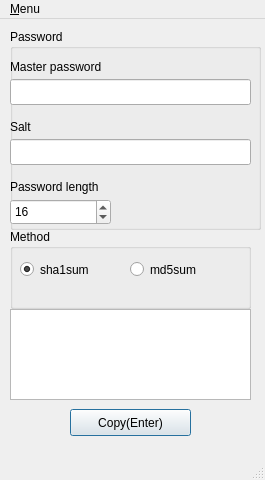
<?xml version="1.0" encoding="UTF-8"?>
<ui version="4.0">
 <author>Artur Taranchiev</author>
 <class>MainWindow</class>
 <widget class="QMainWindow" name="MainWindow">
  <property name="geometry">
   <rect>
    <x>0</x>
    <y>0</y>
    <width>265</width>
    <height>480</height>
   </rect>
  </property>
  <property name="minimumSize">
   <size>
    <width>265</width>
    <height>480</height>
   </size>
  </property>
  <property name="maximumSize">
   <size>
    <width>265</width>
    <height>480</height>
   </size>
  </property>
  <property name="baseSize">
   <size>
    <width>265</width>
    <height>480</height>
   </size>
  </property>
  <property name="windowTitle">
   <string>Passgen</string>
  </property>
  <property name="windowIcon">
   <iconset resource="res.qrc">
    <normaloff>:/icon/key.png</normaloff>:/icon/key.png</iconset>
  </property>
  <widget class="QWidget" name="centralwidget">
   <widget class="QGroupBox" name="groupBox">
    <property name="geometry">
     <rect>
      <x>10</x>
      <y>10</y>
      <width>251</width>
      <height>201</height>
     </rect>
    </property>
    <property name="title">
     <string>Password</string>
    </property>
    <widget class="QLabel" name="label">
     <property name="geometry">
      <rect>
       <x>0</x>
       <y>30</y>
       <width>241</width>
       <height>16</height>
      </rect>
     </property>
     <property name="text">
      <string>Master password</string>
     </property>
    </widget>
    <widget class="QLabel" name="label_2">
     <property name="geometry">
      <rect>
       <x>0</x>
       <y>90</y>
       <width>241</width>
       <height>16</height>
      </rect>
     </property>
     <property name="text">
      <string>Salt</string>
     </property>
    </widget>
    <widget class="QLabel" name="label_3">
     <property name="geometry">
      <rect>
       <x>0</x>
       <y>150</y>
       <width>241</width>
       <height>16</height>
      </rect>
     </property>
     <property name="text">
      <string>Password length</string>
     </property>
    </widget>
    <widget class="QSpinBox" name="spinPasswordLength">
     <property name="geometry">
      <rect>
       <x>0</x>
       <y>170</y>
       <width>101</width>
       <height>26</height>
      </rect>
     </property>
     <property name="toolTip">
      <string>&lt;html&gt;&lt;head/&gt;&lt;body&gt;&lt;p&gt;Password length&lt;/p&gt;&lt;/body&gt;&lt;/html&gt;</string>
     </property>
     <property name="minimum">
      <number>1</number>
     </property>
     <property name="value">
      <number>16</number>
     </property>
    </widget>
    <widget class="QLineEdit" name="lineMasterPassword">
     <property name="geometry">
      <rect>
       <x>0</x>
       <y>50</y>
       <width>241</width>
       <height>26</height>
      </rect>
     </property>
     <property name="toolTip">
      <string>&lt;html&gt;&lt;head/&gt;&lt;body&gt;&lt;p&gt;Master password&lt;/p&gt;&lt;/body&gt;&lt;/html&gt;</string>
     </property>
     <property name="inputMask">
      <string/>
     </property>
     <property name="text">
      <string/>
     </property>
     <property name="maxLength">
      <number>32767</number>
     </property>
     <property name="echoMode">
      <enum>QLineEdit::Password</enum>
     </property>
     <property name="placeholderText">
      <string/>
     </property>
    </widget>
    <widget class="QLineEdit" name="lineSalt">
     <property name="geometry">
      <rect>
       <x>0</x>
       <y>110</y>
       <width>241</width>
       <height>26</height>
      </rect>
     </property>
     <property name="toolTip">
      <string>&lt;html&gt;&lt;head/&gt;&lt;body&gt;&lt;p&gt;For example site name&lt;/p&gt;&lt;/body&gt;&lt;/html&gt;</string>
     </property>
    </widget>
    <zorder>label</zorder>
    <zorder>label_2</zorder>
    <zorder>label_3</zorder>
    <zorder>spinPasswordLength</zorder>
    <zorder>lineSalt</zorder>
    <zorder>lineMasterPassword</zorder>
   </widget>
   <widget class="QGroupBox" name="groupMethods">
    <property name="geometry">
     <rect>
      <x>10</x>
      <y>210</y>
      <width>241</width>
      <height>80</height>
     </rect>
    </property>
    <property name="title">
     <string>Method</string>
    </property>
    <property name="flat">
     <bool>false</bool>
    </property>
    <property name="checkable">
     <bool>false</bool>
    </property>
    <widget class="QRadioButton" name="radioShaSum">
     <property name="geometry">
      <rect>
       <x>10</x>
       <y>30</y>
       <width>108</width>
       <height>21</height>
      </rect>
     </property>
     <property name="text">
      <string>sha1sum</string>
     </property>
     <property name="checked">
      <bool>true</bool>
     </property>
    </widget>
    <widget class="QRadioButton" name="radioMd5Sum">
     <property name="geometry">
      <rect>
       <x>120</x>
       <y>30</y>
       <width>108</width>
       <height>21</height>
      </rect>
     </property>
     <property name="text">
      <string>md5sum</string>
     </property>
    </widget>
   </widget>
   <widget class="QPlainTextEdit" name="plainGeneratedPassword">
    <property name="geometry">
     <rect>
      <x>10</x>
      <y>290</y>
      <width>241</width>
      <height>91</height>
     </rect>
    </property>
    <property name="toolTip">
     <string>&lt;html&gt;&lt;head/&gt;&lt;body&gt;&lt;p&gt;Generated password&lt;/p&gt;&lt;/body&gt;&lt;/html&gt;</string>
    </property>
    <property name="tabChangesFocus">
     <bool>true</bool>
    </property>
    <property name="readOnly">
     <bool>true</bool>
    </property>
    <property name="plainText">
     <string/>
    </property>
   </widget>
   <widget class="QPushButton" name="buttonCopy">
    <property name="geometry">
     <rect>
      <x>70</x>
      <y>390</y>
      <width>121</width>
      <height>27</height>
     </rect>
    </property>
    <property name="text">
     <string>Copy(Enter)</string>
    </property>
    <property name="shortcut">
     <string>Return</string>
    </property>
    <property name="checkable">
     <bool>false</bool>
    </property>
    <property name="default">
     <bool>true</bool>
    </property>
    <property name="flat">
     <bool>false</bool>
    </property>
   </widget>
  </widget>
  <widget class="QMenuBar" name="menubar">
   <property name="geometry">
    <rect>
     <x>0</x>
     <y>0</y>
     <width>265</width>
     <height>28</height>
    </rect>
   </property>
   <widget class="QMenu" name="menuMenu">
    <property name="title">
     <string>&amp;Menu</string>
    </property>
    <addaction name="actionExit"/>
   </widget>
   <addaction name="menuMenu"/>
  </widget>
  <widget class="QStatusBar" name="statusbar"/>
  <action name="actionExit">
   <property name="text">
    <string>&amp;Quit</string>
   </property>
   <property name="shortcut">
    <string>Esc</string>
   </property>
  </action>
 </widget>
 <tabstops>
  <tabstop>lineMasterPassword</tabstop>
  <tabstop>lineSalt</tabstop>
  <tabstop>spinPasswordLength</tabstop>
  <tabstop>radioShaSum</tabstop>
  <tabstop>radioMd5Sum</tabstop>
  <tabstop>plainGeneratedPassword</tabstop>
  <tabstop>buttonCopy</tabstop>
 </tabstops>
 <resources>
  <include location="res.qrc"/>
 </resources>
 <connections>
  <connection>
   <sender>actionExit</sender>
   <signal>activated()</signal>
   <receiver>MainWindow</receiver>
   <slot>close()</slot>
   <hints>
    <hint type="sourcelabel">
     <x>-1</x>
     <y>-1</y>
    </hint>
    <hint type="destinationlabel">
     <x>132</x>
     <y>239</y>
    </hint>
   </hints>
  </connection>
 </connections>
</ui>
